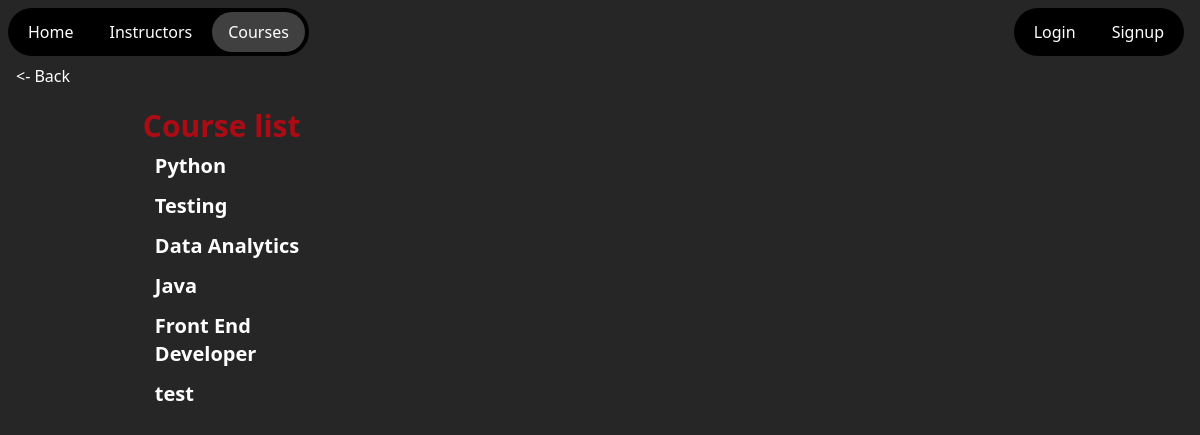
Page /courses/ on the committed database.
### Courses/models.py (models this page shows, shortened)
class Course(models.Model):
    title=models.CharField(max_length=50)
    description=models.TextField()
    instructor=models.ForeignKey(Instructor,on_delete=models.CASCADE,related_name='courses')
    students=models.ManyToManyField(Student,related_name='courses')

### Courses/views.py (the view)
# urls.py: path('courses/',views.courseList,name='courses'),
def courseList(request):
    courses=Course.objects.all()
    pk=request.GET.get('pk','')
    detail=''
    if pk:
        detail=Course.objects.get(pk=pk)
    context={'courses':courses,'detail':detail}
    return render(request,'course.html',context)

### Courses/templates/course.html (shortened to what this page needs)
{% extends "home.html" %}
{% block main %}
    <div class="flex justify-evenly mt-5">
        <div class="w-1/7">
            <h2 class="text-red-600/70 text-3xl font-bold">Course list</h2>
            <ul class="text-xl font-semibold">
                {% for course in courses %}
                    <li class="my-1 px-3 py-1 rounded-full {% if detail.pk == course.pk %}bg-white text-black{% endif %} hover:cursor-pointer hover:bg-white/75 hover:text-black"
                        {% if detail.pk == course.pk %}hx-get="{% url "courses" %}"{% else %} hx-get="{% url "courses" %}?pk={{ course.pk }}"{% endif %}
                        hx-push-url="false">{{ course.title }}</li>
                {% endfor %}
            </ul>
        </div>
        <div class="w-1/2">
        </div>
    </div>
{% endblock main %}

### rows in the picture
Course: title "Python"
Course: title "Testing"
Course: title "Data Analytics"
Course: title "Java"
Course: title "Front End Developer"
Course: title "test"
